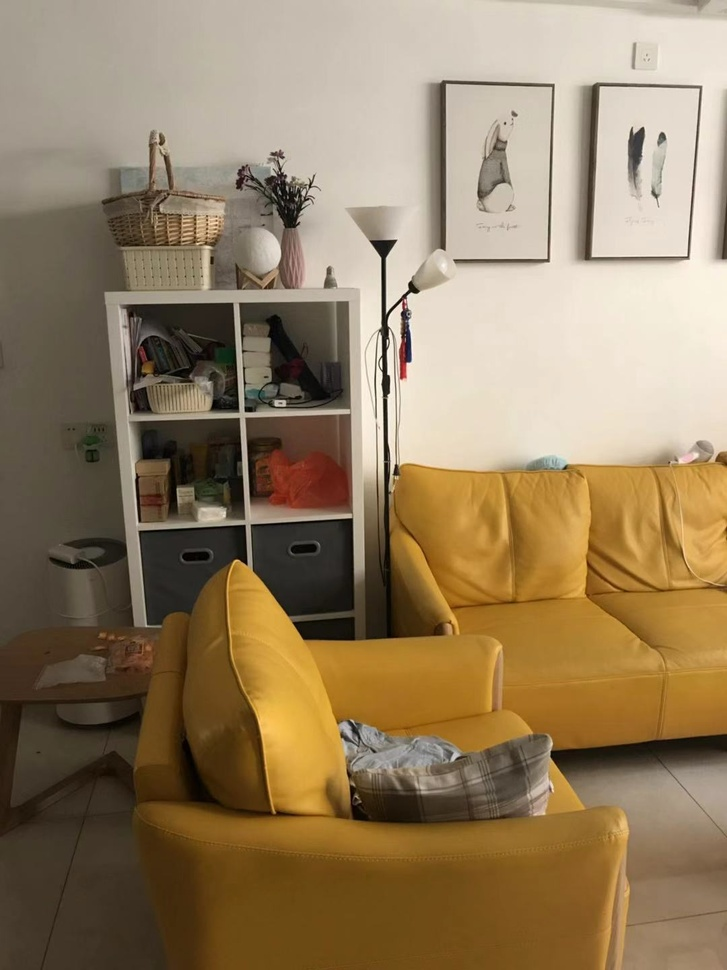
#> input picture image  stitcher/left.jpeg, 727 x 970 px, shrunk from 1080 x 1440 before the run
$ python '图像拼接作业.py'
#> lines starting #> are read from the running program, lines starting #| are printed output that depends on the picture; after the words box and inside, x2 and y2 are one past the last pixel; in counts of white or black regions, pixels touching at a corner belong together
#!/usr/bin/env python
# coding: utf-8

# In[2]:


import cv2
import numpy as np
import matplotlib.pyplot as plt
import math

def imgShow(img):
    B,G,R = cv2.split(img)
    rgb_img = cv2.merge((R,G,B))
    plt.imshow(rgb_img)


# In[4]:


class Stitcher:
    # 拼接函数
    def stitch(self, images, ratio=0.75, reprojThresh=4.0, showMatches=False):
        # 获取输入图片
        (imageB, imageA) = images
        # 检测A、B图片的SIFT关键特征点，并计算特征描述子
        (kpsA, featuresA) = self.detectAndDescribe(imageA)
        (kpsB, featuresB) = self.detectAndDescribe(imageB)

        # 匹配两张图片的所有特征点，返回匹配结果
        M = self.matchKeypoints(kpsA, kpsB, featuresA, featuresB, ratio, reprojThresh)

        # 如果返回结果为空，没有匹配成功的特征点，退出算法
        if M is None:
            return None

        # 否则，提取匹配结果
        # H是3x3视角变换矩阵
        (matches, H, status) = M
        # 将图片A进行视角变换，result是变换后图片
        result = cv2.warpPerspective(imageA, H, (imageA.shape[1] + imageB.shape[1], imageA.shape[0]))
         # 将图片B传入result图片最左端
        result[0:imageB.shape[0], 0:imageB.shape[1]] = imageB

        # 检测是否需要显示图片匹配
        if showMatches:
            # 生成匹配图片
            vis = self.drawMatches(imageA, imageB, kpsA, kpsB, matches, status)
            # 返回结果
            return (result, vis)

        # 返回匹配结果
        return result

    def detectAndDescribe(self, image):
        # 将彩色图片转换成灰度图
        gray = cv2.cvtColor(image, cv2.COLOR_BGR2GRAY)

        # 建立SIFT生成器
        descriptor = cv2.xfeatures2d.SIFT_create()
        # 检测SIFT特征点，并计算描述子
        (kps, features) = descriptor.detectAndCompute(gray, None)

        # 将结果转换成NumPy数组
        kps = np.float32([kp.pt for kp in kps])

        # 返回特征点集，及对应的描述特征
        return kps, features

    def matchKeypoints(self, kpsA, kpsB, featuresA, featuresB, ratio, reprojThresh):
        # 建立暴力匹配器
        matcher = cv2.DescriptorMatcher_create("BruteForce")

        # 使用KNN检测来自A、B图的SIFT特征匹配对，K=2
        rawMatches = matcher.knnMatch(featuresA, featuresB, 2)

        matches = []
        for m in rawMatches:
            # 当最近距离跟次近距离的比值小于ratio值时，保留此匹配对
            if len(m) == 2 and m[0].distance < m[1].distance * ratio:
                # 存储两个点在featuresA, featuresB中的索引值
                matches.append((m[0].trainIdx, m[0].queryIdx))

        # 当筛选后的匹配对大于4时，计算视角变换矩阵
        if len(matches) > 4:
            # 获取匹配对的点坐标
            ptsA = np.float32([kpsA[i] for (_, i) in matches])
            ptsB = np.float32([kpsB[i] for (i, _) in matches])

            # 计算视角变换矩阵
            (H, status) = cv2.findHomography(ptsA, ptsB, cv2.RANSAC, reprojThresh)

            # 返回结果
            return (matches, H, status)

        # 如果匹配对小于4时，返回None
        return None

    def drawMatches(self, imageA, imageB, kpsA, kpsB, matches, status):
        # 初始化可视化图片，将A、B图左右连接到一起
        (hA, wA) = imageA.shape[:2]
        (hB, wB) = imageB.shape[:2]
        vis = np.zeros((max(hA, hB), wA + wB, 3), dtype="uint8")
        vis[0:hA, 0:wA] = imageA
        vis[0:hB, wA:] = imageB

        # 联合遍历，画出匹配对
        for ((trainIdx, queryIdx), s) in zip(matches, status):
            # 当点对匹配成功时，画到可视化图上
            if s == 1:
                # 画出匹配对
                ptA = (int(kpsA[queryIdx][0]), int(kpsA[queryIdx][1]))
                ptB = (int(kpsB[trainIdx][0]) + wA, int(kpsB[trainIdx][1]))
                cv2.line(vis, ptA, ptB, (0, 255, 0), 1)

        # 返回可视化结果
        return vis

# 读取拼接图片
imageA = cv2.imread("left.jpeg")
#> imageA is the input picture: shape (970, 727, 3); mean B, G, R 95.9, 126.4, 147.5
imageB = cv2.imread("right.jpeg")
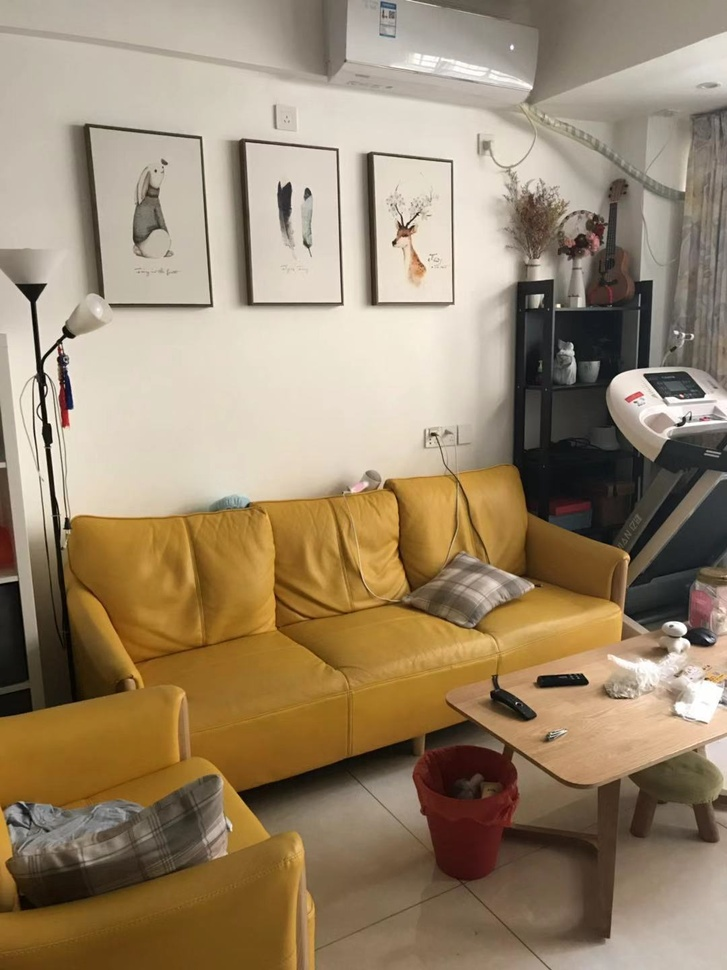
#> input picture image  stitcher/right.jpeg, 727 x 970 px, shrunk from 1080 x 1440 before the run
#> imageB is the input picture: shape (970, 727, 3); mean B, G, R 109, 135.3, 154.4

# 把图片拼接成全景图
stitcher = Stitcher()
(result, vis) = stitcher.stitch([imageA, imageB], showMatches=True)
#> in detectAndDescribe, `gray = cv2.cvtColor(image, cv2.COLOR_BGR2GRAY)`:
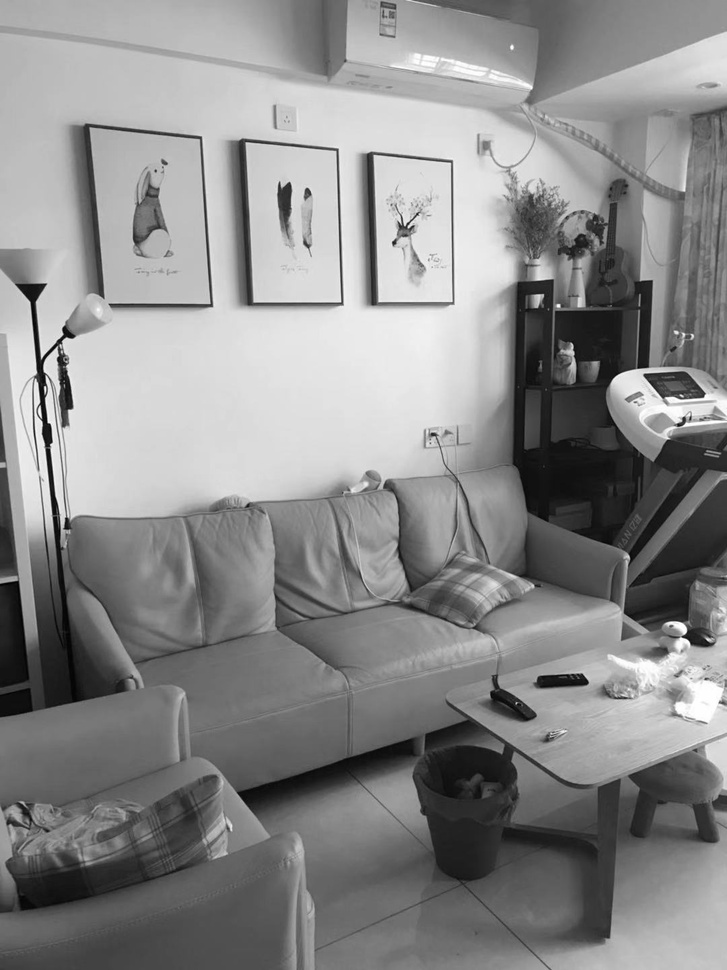
#> gray: shape (970, 727); min 1, max 255, mean 138.1
#> in detectAndDescribe, `(kps, features) = descriptor.detectAndCompute(gray, None)`: kps = 1689 keypoints; strongest (x, y, size): (394, 243, 3.2), (32, 291, 13.2), (681, 627, 7.7), (558, 306, 2.6)
#> in detectAndDescribe, `kps = np.float32([kp.pt for kp in kps])`: kps = 1689 pairs, first value 3.56 to 724.1, second value 2.53 to 951.4
#> in stitch, `(kpsA, featuresA) = self.detectAndDescribe(imageA)`: kpsA has the same summary as kps in detectAndDescribe
#> in detectAndDescribe (call 2), `gray = cv2.cvtColor(image, cv2.COLOR_BGR2GRAY)`:
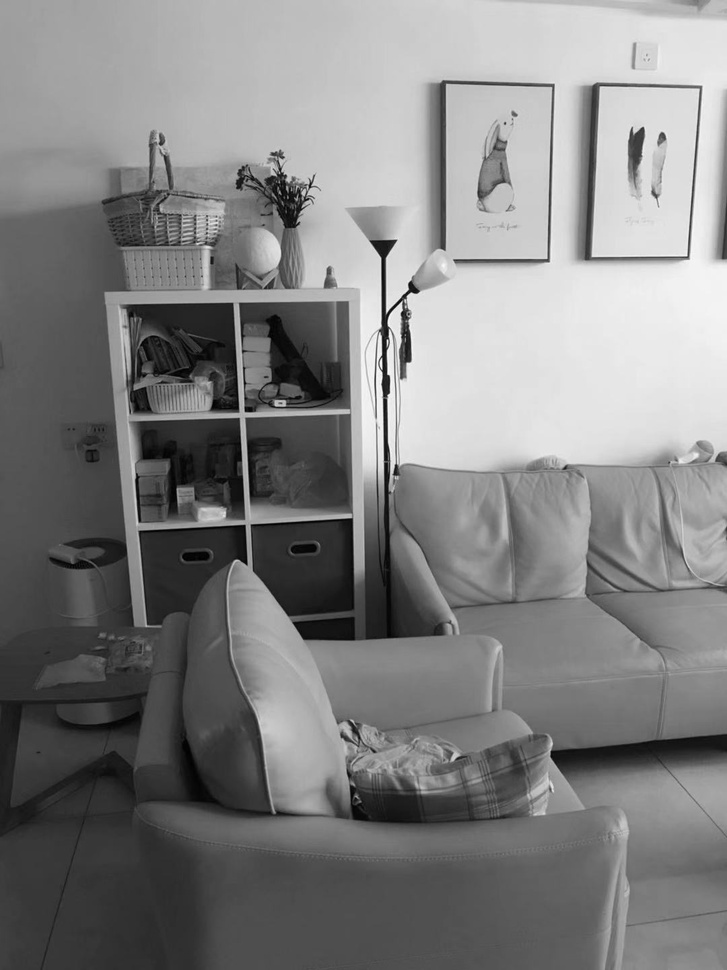
#> gray: shape (970, 727); min 0, max 253, mean 129.3
#> in detectAndDescribe (call 2), `(kps, features) = descriptor.detectAndCompute(gray, None)`: kps = 1206 keypoints; strongest (x, y, size): (383, 247, 12.2), (385, 331, 7.5), (384, 370, 4.3), (404, 296, 3.4)
#> in detectAndDescribe (call 2), `kps = np.float32([kp.pt for kp in kps])`: kps = 1206 pairs, first value 41.21 to 723.8, second value 44.52 to 936.5
#> in stitch, `(kpsB, featuresB) = self.detectAndDescribe(imageB)`: kpsB has the same summary as kps in detectAndDescribe
#> in matchKeypoints, `rawMatches = matcher.knnMatch(featuresA, featuresB, 2)`: rawMatches = 1689 matches
#> after the loop in matchKeypoints, `for m in rawMatches:`: matches = 270 pairs, first value 4 to 1198, second value 13 to 1608
#> in matchKeypoints, `ptsA = np.float32([kpsA[i] for (_, i) in matches])`: ptsA = 270 pairs, first value 10.13 to 710.9, second value 46.9 to 951.4
#> in matchKeypoints, `ptsB = np.float32([kpsB[i] for (i, _) in matches])`: ptsB = 270 pairs, first value 80.74 to 712, second value 44.52 to 855.7
#> in matchKeypoints, `(H, status) = cv2.findHomography(ptsA, ptsB, cv2.RANSAC, reprojThresh)`: H = [[0.705, -0.0427, 376], [-0.115, 0.986, -33.57], [-0.000423, 7.33e-05, 1]]; status = 270 values, max 1 at index 2, min 0 at index 0, mean 0.556
#> in drawMatches, `vis[0:hB, wA:] = imageB`:
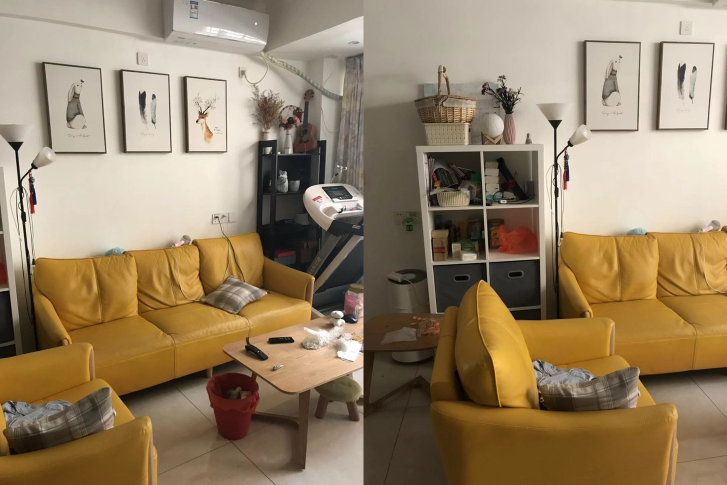
#> vis: shape (970, 1454, 3) (shown at 1/2 size); mean B, G, R 102.5, 130.9, 150.9
#> the loop in drawMatches, `for ((trainIdx, queryIdx), s) in zip(matches, status):` made 270 passes
#> (trainIdx, queryIdx, s, ptA, ptB) on passes 3, 4, 9, 10, 17, 20, 21, 22, 23, 24, 25, 26: (672, 26, [1], (15, 584), (1076, 521)), (682, 29, [1], (16, 573), (1078, 511)), (677, 46, [1], (23, 675), (1077, 606)), (677, 48, [1], (25, 676), (1077, 606)), (728, 59, [1], (28, 302), (1106, 258)), (738, 64, [1], (32, 291), (1110, 246)), (739, 65, [1], (32, 291), (1110, 246)), (703, 68, [1], (34, 683), (1085, 612)), (729, 69, [1], (34, 372), (1106, 325)), (735, 71, [1], (36, 384), (1107, 336)), (732, 72, [1], (37, 400), (1106, 353)), (755, 73, [1], (37, 302), (1114, 258))
#> (ptA, ptB) on passes 61 to 66: ((64, 422), (1129, 374)), ((65, 364), (1134, 318)), ((66, 340), (1138, 293)), ((66, 519), (1122, 465)), ((66, 526), (1122, 472)), ((68, 531), (1123, 477))
#> after the loop in drawMatches, `for ((trainIdx, queryIdx), s) in zip(matches, status):`:
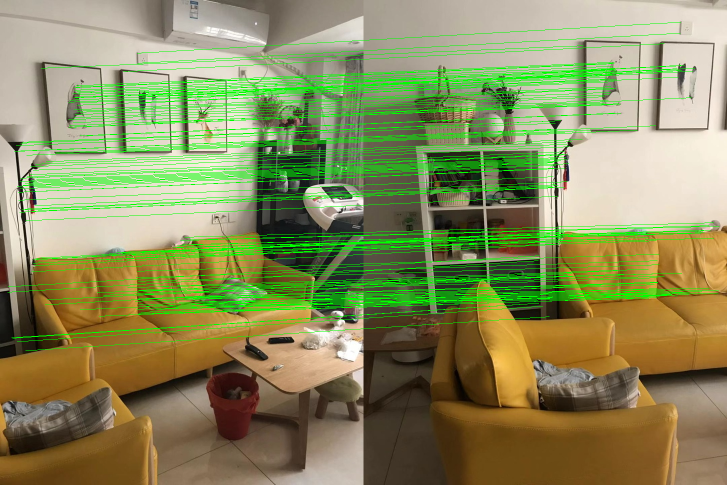
#> vis: shape (970, 1454, 3) (shown at 1/2 size); 8.6% of pixels changed, all inside (x1, y1, x2, y2) = (15, 44, 1439, 702)


imgShow(result)
#> in imgShow, `B,G,R = cv2.split(img)`:
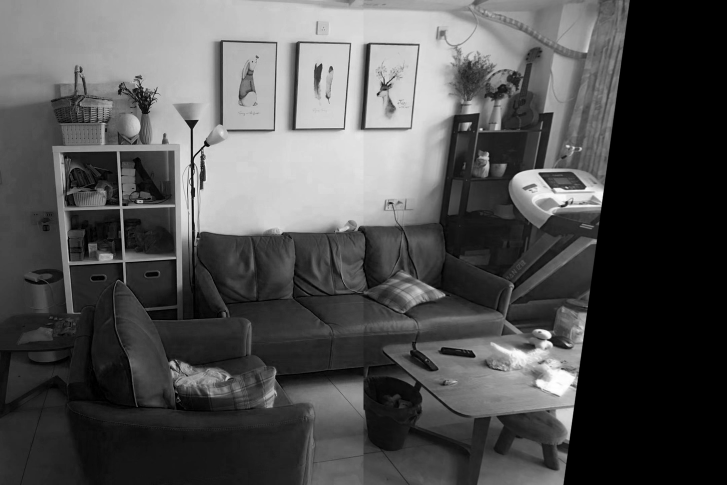
#> B: shape (970, 1454) (shown at 1/2 size); min 0, max 255, mean 80.8
#> in imgShow, `B,G,R = cv2.split(img)`:
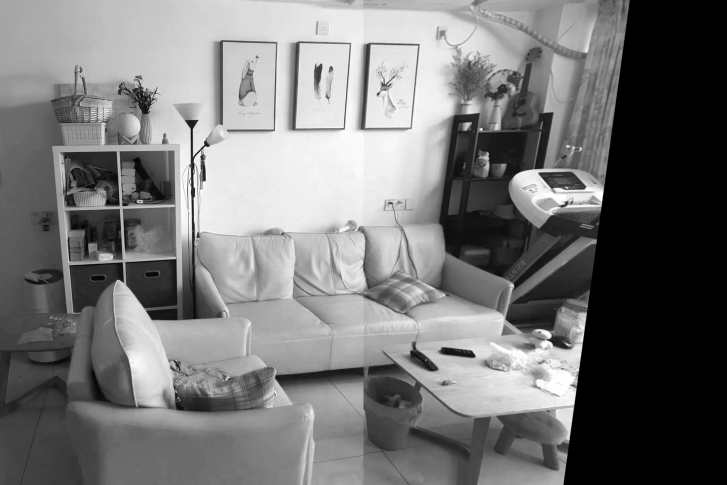
#> R: shape (970, 1454) (shown at 1/2 size); min 0, max 255, mean 117.7


# In[ ]:
